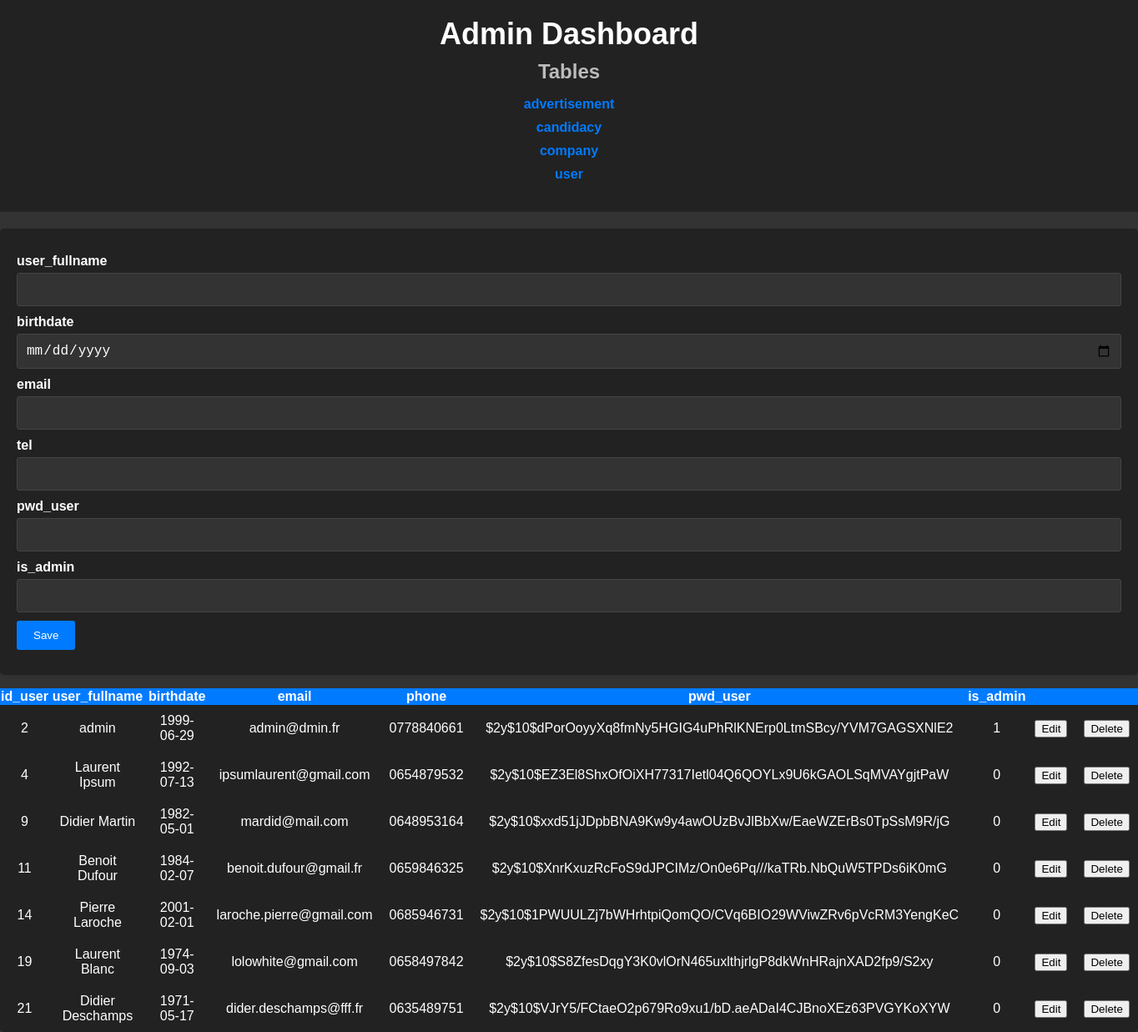
Page /crud/user.php on the committed database.
### tables this page shows
CREATE TABLE `user` (
  `id_user` int(11) NOT NULL,
  `user_fullname` varchar(255) NOT NULL,
  `birthdate` date NOT NULL,
  `email` varchar(320) NOT NULL,
  `pwd_user` varchar(255) NOT NULL,
  `tel` varchar(15) NOT NULL,
  `is_admin` tinyint(1) NOT NULL
);

### crud/user.php (the view, shortened to what this page needs)
<?php
require("../db.php");
$results = mysqli_query($conn, "SELECT * FROM user");
$user_fullname = "";
$birthdate = "";
$email = "";
$tel = "";
$pwd_user = "";
$is_admin = "";
$id = 0;
?>
<html lang="en">
<head>
    <link rel="stylesheet" type="text/css" href="../admin.css">
</head>
<body>
    <header class="header">
        <h1 class="title-admin">Admin Dashboard</h1>
        <h2 class="table-title">Tables</h2>
        <ul class="table-list">
            <li><a href="ad.php">advertisement</a></li>
            <li><a href="candidacy.php">candidacy</a></li>
            <li><a href="company.php">company</a></li>
            <li><a href="user.php">user</a></li>
        </ul>
    </header>
    <div style="margin-top: 20px;">
        <form method="post" action="user.php">
            <div class="input-group">
                <label>user_fullname</label>
                <input type="text" name="user_fullname" value="<?php echo $user_fullname; ?>">
            </div>
            <div class="input-group">
                <label>birthdate</label>
                <input type="date" name="birthdate" value="<?php echo $birthdate; ?>">
            </div>
            <div class="input-group">
                <label>email</label>
                <input type="email" name="email" value="<?php echo $email; ?>">
            </div>
            <div class="input-group">
                <label>tel</label>
                <input type="tel" name="tel" value="<?php echo $tel; ?>">
            </div>
            <div class="input-group">
                <label>pwd_user</label>
                <input type="password" name="pwd_user" value="<?php echo $pwd_user; ?>">
            </div>
            <div class="input-group">
                <label>is_admin</label>
                <input type="number" name="is_admin" value="<?php echo $is_admin; ?>">
            </div>
            <div class="input-group">
                <?php if ($id != 0): ?>
                    <button class="btn" type="submit" name="update" >Update</button>
                <?php else: ?>
                    <button class="btn" type="submit" name="save" >Save</button>
                <?php endif ?>
            </div>
        </form>
    </div>
    <table>
        <thead class="table-head">
            <tr>
                <th>
                    id_user
                </th>
                <th>
                    user_fullname
                </th>
                <th>
                    birthdate
                </th>
                <th>
                    email
                </th>
                <th>
                    phone
                </th>
                <th>
                    pwd_user
                </th>
                <th>
                    is_admin
                </th>
                <th colspan="2">
                </th>
            </tr>
        </thead>
        <tbody class="table-body">
        <?php while ($row = mysqli_fetch_array($results)) { ?>
            <tr>
                <td><?php echo $row['id_user']; ?></td>
                <td><?php echo $row['user_fullname']; ?></td>
                <td><?php echo $row['birthdate']; ?></td>
                <td><?php echo $row['email']; ?></td>
                <td><?php echo $row['tel']; ?></td>
                <td><?php echo $row['pwd_user']; ?></td>
                <td><?php echo $row['is_admin']; ?></td>
                <td>
                    <a href="user.php?edit=<?php echo $row['id_user']; ?>" class="edit_btn" ><button>Edit</button></a>
                </td>
                <td>
                    <a href="user.php?del=<?php echo $row['id_user']; ?>" class="del_btn"><button>Delete</button></a>
                </td>
            </tr>
        <?php } ?>
        </tbody>
    </table>
</body>
</html>

### admin.css (style rules this page uses)
body { margin: 0; padding: 0; font-family: Arial, sans-serif; background-color: #333; color: #fff; }
.header { background-color: #222; text-align: center; padding: 20px; }
.title-admin { font-size: 36px; margin: 0; color: #fff; }
.table-title { font-size: 24px; margin: 10px 0; color: #bbb; }
.table-list { list-style: none; padding: 0; }
.table-list li { margin-bottom: 10px; }
.table-list a { text-decoration: none; color: #007bff; font-weight: bold; transition: color 0.3s; }
form { background-color: #222; padding: 20px; border-radius: 5px; box-shadow: 0 2px 5px rgba(0, 0, 0, 0.1); margin-top: 20px; }
.input-group { margin: 10px 0; }
label { display: block; font-weight: bold; margin-bottom: 5px; color: #fff; }
input { width: 100%; padding: 10px; border: 1px solid #444; border-radius: 3px; font-size: 16px; background-color: #333; color: #fff; }
.btn { background-color: #007bff; color: #fff; border: none; border-radius: 3px; padding: 10px 20px; cursor: pointer; transition: background-color 0.3s; }
table { width: 100%; border-collapse: collapse; background-color: #222; border-radius: 5px; box-shadow: 0 2px 5px rgba(0, 0, 0, 0.1); color: #fff; }
.table-head { background-color: #007bff; color: #fff; }
.table-body td { padding: 10px; text-align: center; }

### rows in the picture
user: id_user "2", user_fullname "admin", birthdate "1999-06-29", email "admin@dmin.fr", tel "0778840661", pwd_user "$2y$10$dPorOoyyXq8fmNy5HGIG4uPhRlKNErp0LtmSBcy/YVM7GAGSXNlE2", is_admin "1"
user: id_user "4", user_fullname "Laurent Ipsum", birthdate "1992-07-13", email "ipsumlaurent@gmail.com", tel "0654879532", pwd_user "$2y$10$EZ3El8ShxOfOiXH77317Ietl04Q6QOYLx9U6kGAOLSqMVAYgjtPaW", is_admin "0"
user: id_user "9", user_fullname "Didier Martin", birthdate "1982-05-01", email "mardid@mail.com", tel "0648953164", pwd_user "$2y$10$xxd51jJDpbBNA9Kw9y4awOUzBvJlBbXw/EaeWZErBs0TpSsM9R/jG", is_admin "0"
user: id_user "11", user_fullname "Benoit Dufour", birthdate "1984-02-07", email "benoit.dufour@gmail.fr", tel "0659846325", pwd_user "$2y$10$XnrKxuzRcFoS9dJPCIMz/On0e6Pq///kaTRb.NbQuW5TPDs6iK0mG", is_admin "0"
user: id_user "14", user_fullname "Pierre Laroche", birthdate "2001-02-01", email "laroche.pierre@gmail.com", tel "0685946731", pwd_user "$2y$10$1PWUULZj7bWHrhtpiQomQO/CVq6BIO29WViwZRv6pVcRM3YengKeC", is_admin "0"
user: id_user "19", user_fullname "Laurent Blanc", birthdate "1974-09-03", email "lolowhite@gmail.com", tel "0658497842", pwd_user "$2y$10$S8ZfesDqgY3K0vlOrN465uxlthjrlgP8dkWnHRajnXAD2fp9/S2xy", is_admin "0"
user: id_user "21", user_fullname "Didier Deschamps", birthdate "1971-05-17", email "dider.deschamps@fff.fr", tel "0635489751", pwd_user "$2y$10$VJrY5/FCtaeO2p679Ro9xu1/bD.aeADaI4CJBnoXEz63PVGYKoXYW", is_admin "0"
